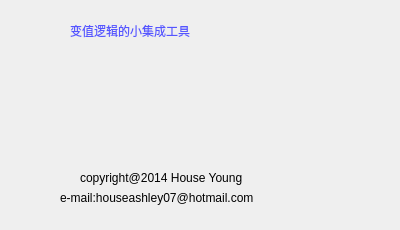
<?xml version="1.0" encoding="UTF-8"?>
<ui version="4.0">
 <class>Form</class>
 <widget class="QWidget" name="Form">
  <property name="geometry">
   <rect>
    <x>0</x>
    <y>0</y>
    <width>400</width>
    <height>230</height>
   </rect>
  </property>
  <property name="windowTitle">
   <string>关于</string>
  </property>
  <widget class="QLabel" name="label">
   <property name="geometry">
    <rect>
     <x>70</x>
     <y>10</y>
     <width>231</width>
     <height>41</height>
    </rect>
   </property>
   <property name="styleSheet">
    <string notr="true">color: rgb(85, 85, 255);
font: 25 14pt &quot;微软雅黑 Light&quot;;</string>
   </property>
   <property name="text">
    <string>变值逻辑的小集成工具</string>
   </property>
  </widget>
  <widget class="QLabel" name="label_2">
   <property name="geometry">
    <rect>
     <x>80</x>
     <y>170</y>
     <width>231</width>
     <height>16</height>
    </rect>
   </property>
   <property name="text">
    <string>copyright@2014 House Young</string>
   </property>
  </widget>
  <widget class="QLabel" name="label_3">
   <property name="geometry">
    <rect>
     <x>60</x>
     <y>190</y>
     <width>271</width>
     <height>16</height>
    </rect>
   </property>
   <property name="text">
    <string>e-mail:houseashley07@hotmail.com</string>
   </property>
  </widget>
 </widget>
 <resources/>
 <connections/>
</ui>
